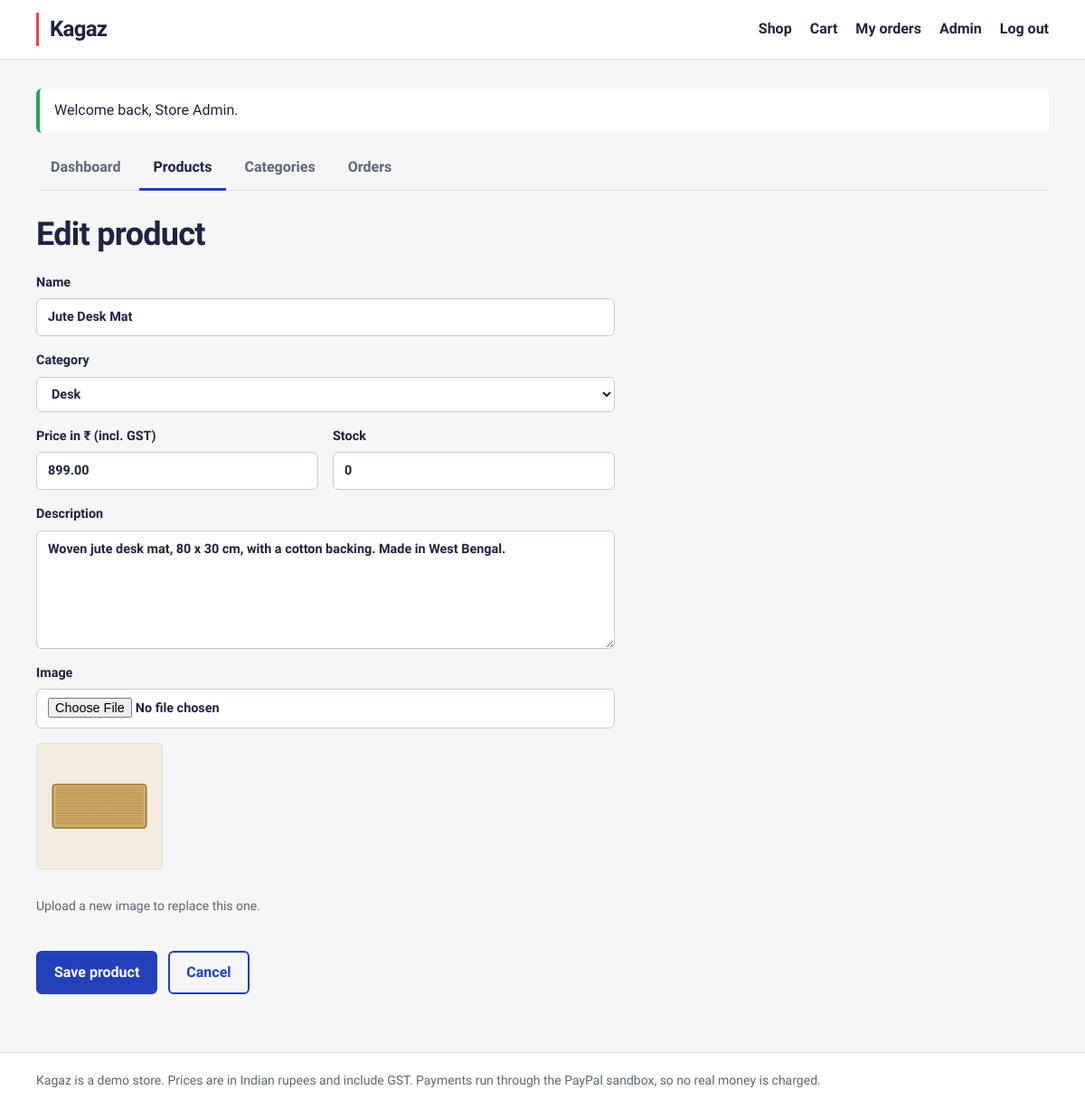
Screenshot of /admin/product_form.php?id=8 (signed in) with the database file from the repository.
### tables this page shows
CREATE TABLE products (
    id           INT AUTO_INCREMENT PRIMARY KEY,
    category_id  INT NULL,
    name         VARCHAR(150) NOT NULL,
    description  TEXT,
    price        DECIMAL(10,2) NOT NULL,   
    stock        INT NOT NULL DEFAULT 0,
    image        VARCHAR(255) NULL,        
    created_at   TIMESTAMP DEFAULT CURRENT_TIMESTAMP,
    FOREIGN KEY (category_id) REFERENCES categories(id) ON DELETE SET NULL
);

CREATE TABLE categories (
    id    INT AUTO_INCREMENT PRIMARY KEY,
    name  VARCHAR(100) NOT NULL UNIQUE
);

### includes/functions.php (called while the page is built, shortened)
<?php
function e($value): string
{
    return htmlspecialchars((string)$value, ENT_QUOTES, 'UTF-8');
}
function url(string $path = ''): string
{
    return BASE_URL . '/' . ltrim($path, '/');
}
function product_image(?string $image): string
{
    return url('assets/products/' . $image);
}

### admin/product_form.php (the view, shortened to what this page needs)
<?php
require __DIR__ . '/../includes/init.php';
$id = (int)($_GET['id'] ?? 0);
$product = ['name' => '', 'category_id' => '', 'price' => '', 'stock' => '', 'description' => '', 'image' => null];
if ($id) {
    $stmt = $pdo->prepare('SELECT * FROM products WHERE id = ?');
    $stmt->execute([$id]);
    $product = $stmt->fetch();
}
$categories = $pdo->query('SELECT * FROM categories ORDER BY name')->fetchAll();
require __DIR__ . '/../includes/header.php';
require __DIR__ . '/../includes/admin_nav.php';
?>
<h1><?= $id ? 'Edit product' : 'Add product' ?></h1>
<form method="post" enctype="multipart/form-data" class="form form-wide">
    <label>Name <input type="text" name="name" value="<?= e($product['name']) ?>" required></label>
    <label>Category
        <select name="category_id">
            <?php foreach ($categories as $c): ?>
                <option value="<?= $c['id'] ?>" <?= (int)$product['category_id'] === (int)$c['id'] ? 'selected' : '' ?>><?= e($c['name']) ?></option>
            <?php endforeach; ?>
        </select>
    </label>
    <div class="row">
        <label>Price in ₹ (incl. GST) <input type="number" name="price" step="0.01" min="0.01" value="<?= e($product['price']) ?>" required></label>
        <label>Stock <input type="number" name="stock" min="0" step="1" value="<?= e($product['stock']) ?>" required></label>
    </div>
    <label>Description <textarea name="description" rows="5"><?= e($product['description']) ?></textarea></label>
    <label>Image <input type="file" name="image" accept="image/jpeg,image/png,image/gif,image/webp"></label>
    <?php if ($product['image']): ?>
        <img class="preview" src="<?= e(product_image($product['image'])) ?>" alt="Current image">
        <p class="muted small">Upload a new image to replace this one.</p>
    <?php endif; ?>
    <div class="actions">
        <button class="btn" type="submit"><?= $id ? 'Save product' : 'Add product' ?></button>
        <a class="btn btn-outline" href="<?= url('admin/products.php') ?>">Cancel</a>
    </div>
</form>
<?php require __DIR__ . '/../includes/footer.php'; ?>

### assets/css/style.css (style rules this page uses)
:root { --paper: #f5f6f8; --surface: #ffffff; --ink: #1d2440; --muted: #5e6578; --rule: #dce0e8; --blue: #2340b8; --blue-dark: #182d86; --highlight: #ffe45c; --margin-red: #e5484d; --font: "Bricolage Grotesque", system-ui, -apple-system, "Segoe UI", Roboto, sans-serif; }
*, *::before, *::after { box-sizing: border-box; }
body { margin: 0; font-family: var(--font); font-size: 16px; line-height: 1.55; color: var(--ink); background: var(--paper); display: flex; flex-direction: column; min-height: 100vh; }
a { color: var(--blue); text-decoration-thickness: 1px; text-underline-offset: 3px; }
img { max-width: 100%; display: block; }
h1, h2, h3 { line-height: 1.15; margin: 0 0 .6em; }
h1 { font-size: clamp(1.8rem, 3vw, 2.4rem); font-weight: 800; letter-spacing: -0.02em; }
.muted { color: var(--muted); }
.small { font-size: .875rem; }
.btn { display: inline-block; padding: 10px 18px; border: 2px solid var(--blue); border-radius: 6px; background: var(--blue); color: #fff; font: inherit; font-weight: 600; text-decoration: none; cursor: pointer; }
.btn-outline { background: transparent; color: var(--blue); }
input, select, textarea { font: inherit; color: var(--ink); padding: 9px 12px; border: 1px solid #c4cad6; border-radius: 6px; background: var(--surface); }
.form { display: flex; flex-direction: column; gap: 16px; max-width: 460px; }
.form-wide { max-width: 640px; }
.form label { display: flex; flex-direction: column; gap: 6px; font-weight: 600; font-size: .9rem; }
.form .row { display: grid; grid-template-columns: 1fr 1fr; gap: 16px; }
.preview { width: 140px; border: 1px solid var(--rule); border-radius: 4px; }
.actions { display: flex; gap: 12px; flex-wrap: wrap; margin-top: 8px; }

### rows the page displays
products: name "Jute Desk Mat", category_id "Desk", price "899.00", stock "0", description "Woven jute desk mat, 80 x 30 cm, with a cotton backing. Made in West Bengal.", image (picture)

### other values shown
SITE_NAME "Kagaz"
$f['message'] "Welcome back, Store Admin."
